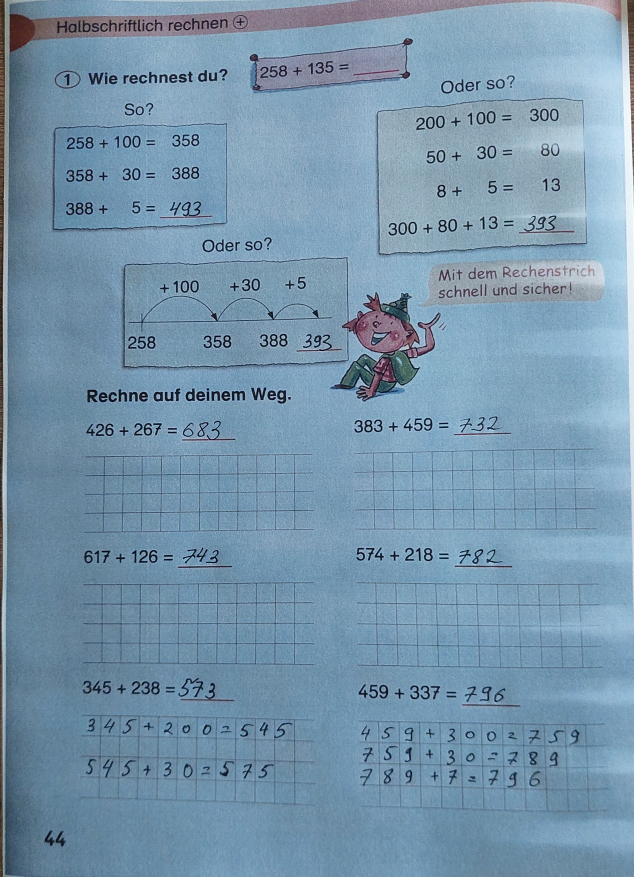
#> input picture 20250917_102618.jpg, 2535 x 3506 px (shown at 1/4 size)
$ python -i Preprocessor.py   (imports and definitions only)
#> lines starting #> are read from the running program, lines starting #| are printed output that depends on the picture
import cv2
import numpy as np

#TODO still no filtering, thresholding and so on is implemented
class Preprocessor:
    def __init__(self, verbose=False):
        self.verbose = verbose

    def process(self, inputImg) -> np.ndarray:
        outputImg = cv2.cvtColor(inputImg, cv2.COLOR_BGR2GRAY)

        if self.verbose:
            self._draw(inputImg, outputImg)

        return outputImg

    def _draw(self, input, processed):
        scale = 768 / input.shape[1]
        inputToShow = cv2.resize(input, (0, 0), fx=scale, fy=scale)
        cv2.imshow("Preprocessed: Input Image", inputToShow)
        scale = 768 / processed.shape[1]
        processedToShow = cv2.resize(processed, (0, 0), fx=scale, fy=scale)
        cv2.imshow("Preprocessor: Output Image", processedToShow)
        cv2.waitKey(0)


# [9 lines not run here, left out]

>>> import cv2
>>> picture = cv2.imread('../../../20250917_102618.jpg')
#> picture is the input picture: shape (3506, 2535, 3); mean B, G, R 172.5, 149.8, 119.4
>>> result = Preprocessor().process(picture)
#> in process, `outputImg = cv2.cvtColor(inputImg, cv2.COLOR_BGR2GRAY)`:
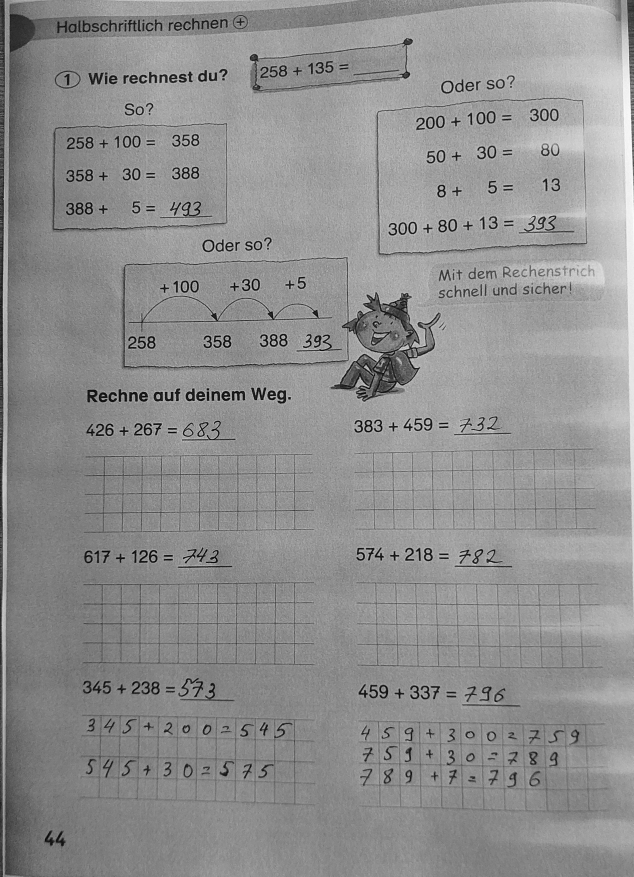
#> outputImg: shape (3506, 2535) (shown at 1/4 size); min 1, max 255, mean 143.3
